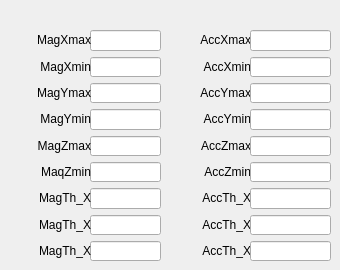
<?xml version="1.0" encoding="UTF-8"?>
<ui version="4.0">
 <class>tiltParams</class>
 <widget class="QWidget" name="tiltParams">
  <property name="geometry">
   <rect>
    <x>0</x>
    <y>0</y>
    <width>340</width>
    <height>270</height>
   </rect>
  </property>
  <property name="font">
   <font>
    <pointsize>9</pointsize>
    <kerning>true</kerning>
   </font>
  </property>
  <property name="windowTitle">
   <string>Form</string>
  </property>
  <widget class="QWidget" name="layoutWidget">
   <property name="geometry">
    <rect>
     <x>90</x>
     <y>30</y>
     <width>71</width>
     <height>231</height>
    </rect>
   </property>
   <layout class="QVBoxLayout" name="verticalLayout">
    <item>
     <widget class="vkILine" name="le_magXmax">
      <property name="alignment">
       <set>Qt::AlignCenter</set>
      </property>
     </widget>
    </item>
    <item>
     <widget class="vkILine" name="le_magXmin">
      <property name="alignment">
       <set>Qt::AlignCenter</set>
      </property>
     </widget>
    </item>
    <item>
     <widget class="vkILine" name="le_magYmax">
      <property name="alignment">
       <set>Qt::AlignCenter</set>
      </property>
     </widget>
    </item>
    <item>
     <widget class="vkILine" name="le_magYmin">
      <property name="alignment">
       <set>Qt::AlignCenter</set>
      </property>
     </widget>
    </item>
    <item>
     <widget class="vkILine" name="le_magZmax">
      <property name="alignment">
       <set>Qt::AlignCenter</set>
      </property>
     </widget>
    </item>
    <item>
     <widget class="vkILine" name="le_magZmin">
      <property name="alignment">
       <set>Qt::AlignCenter</set>
      </property>
     </widget>
    </item>
    <item>
     <widget class="vkILine" name="le_magThetaX">
      <property name="alignment">
       <set>Qt::AlignCenter</set>
      </property>
     </widget>
    </item>
    <item>
     <widget class="vkILine" name="le_magThetaY">
      <property name="alignment">
       <set>Qt::AlignCenter</set>
      </property>
     </widget>
    </item>
    <item>
     <widget class="vkILine" name="le_magThetaZ">
      <property name="alignment">
       <set>Qt::AlignCenter</set>
      </property>
     </widget>
    </item>
   </layout>
  </widget>
  <widget class="QWidget" name="layoutWidget">
   <property name="geometry">
    <rect>
     <x>0</x>
     <y>30</y>
     <width>91</width>
     <height>231</height>
    </rect>
   </property>
   <layout class="QVBoxLayout" name="verticalLayout_lb1">
    <item>
     <widget class="QLabel" name="lb_magXmax">
      <property name="font">
       <font>
        <pointsize>9</pointsize>
       </font>
      </property>
      <property name="text">
       <string>MagXmax</string>
      </property>
      <property name="alignment">
       <set>Qt::AlignRight|Qt::AlignTrailing|Qt::AlignVCenter</set>
      </property>
     </widget>
    </item>
    <item>
     <widget class="QLabel" name="lb_magXmin">
      <property name="font">
       <font>
        <pointsize>9</pointsize>
       </font>
      </property>
      <property name="text">
       <string>MagXmin</string>
      </property>
      <property name="alignment">
       <set>Qt::AlignRight|Qt::AlignTrailing|Qt::AlignVCenter</set>
      </property>
     </widget>
    </item>
    <item>
     <widget class="QLabel" name="lb_power">
      <property name="font">
       <font>
        <pointsize>9</pointsize>
       </font>
      </property>
      <property name="text">
       <string>MagYmax</string>
      </property>
      <property name="alignment">
       <set>Qt::AlignRight|Qt::AlignTrailing|Qt::AlignVCenter</set>
      </property>
     </widget>
    </item>
    <item>
     <widget class="QLabel" name="lb_sensitivity">
      <property name="font">
       <font>
        <pointsize>9</pointsize>
       </font>
      </property>
      <property name="text">
       <string>MagYmin</string>
      </property>
      <property name="alignment">
       <set>Qt::AlignRight|Qt::AlignTrailing|Qt::AlignVCenter</set>
      </property>
     </widget>
    </item>
    <item>
     <widget class="QLabel" name="lb_freq_2">
      <property name="font">
       <font>
        <pointsize>9</pointsize>
       </font>
      </property>
      <property name="text">
       <string>MagZmax</string>
      </property>
      <property name="alignment">
       <set>Qt::AlignRight|Qt::AlignTrailing|Qt::AlignVCenter</set>
      </property>
     </widget>
    </item>
    <item>
     <widget class="QLabel" name="lb_freq_3">
      <property name="font">
       <font>
        <pointsize>9</pointsize>
       </font>
      </property>
      <property name="text">
       <string>MaqZmin</string>
      </property>
      <property name="alignment">
       <set>Qt::AlignRight|Qt::AlignTrailing|Qt::AlignVCenter</set>
      </property>
     </widget>
    </item>
    <item>
     <widget class="QLabel" name="lb_freq_4">
      <property name="font">
       <font>
        <pointsize>9</pointsize>
       </font>
      </property>
      <property name="text">
       <string>MagTh_X</string>
      </property>
      <property name="alignment">
       <set>Qt::AlignRight|Qt::AlignTrailing|Qt::AlignVCenter</set>
      </property>
     </widget>
    </item>
    <item>
     <widget class="QLabel" name="lb_freq_5">
      <property name="font">
       <font>
        <pointsize>9</pointsize>
       </font>
      </property>
      <property name="text">
       <string>MagTh_X</string>
      </property>
      <property name="alignment">
       <set>Qt::AlignRight|Qt::AlignTrailing|Qt::AlignVCenter</set>
      </property>
     </widget>
    </item>
    <item>
     <widget class="QLabel" name="lb_freq_6">
      <property name="font">
       <font>
        <pointsize>9</pointsize>
       </font>
      </property>
      <property name="text">
       <string>MagTh_X</string>
      </property>
      <property name="alignment">
       <set>Qt::AlignRight|Qt::AlignTrailing|Qt::AlignVCenter</set>
      </property>
     </widget>
    </item>
   </layout>
  </widget>
  <widget class="QWidget" name="layoutWidget_2">
   <property name="geometry">
    <rect>
     <x>160</x>
     <y>30</y>
     <width>91</width>
     <height>231</height>
    </rect>
   </property>
   <layout class="QVBoxLayout" name="verticalLayout_lb1_2">
    <item>
     <widget class="QLabel" name="lb_accXmax">
      <property name="font">
       <font>
        <pointsize>9</pointsize>
       </font>
      </property>
      <property name="text">
       <string>AccXmax</string>
      </property>
      <property name="alignment">
       <set>Qt::AlignRight|Qt::AlignTrailing|Qt::AlignVCenter</set>
      </property>
     </widget>
    </item>
    <item>
     <widget class="QLabel" name="lb_accXmin">
      <property name="font">
       <font>
        <pointsize>9</pointsize>
       </font>
      </property>
      <property name="text">
       <string>AccXmin</string>
      </property>
      <property name="alignment">
       <set>Qt::AlignRight|Qt::AlignTrailing|Qt::AlignVCenter</set>
      </property>
     </widget>
    </item>
    <item>
     <widget class="QLabel" name="lb_power_2">
      <property name="font">
       <font>
        <pointsize>9</pointsize>
       </font>
      </property>
      <property name="text">
       <string>AccYmax</string>
      </property>
      <property name="alignment">
       <set>Qt::AlignRight|Qt::AlignTrailing|Qt::AlignVCenter</set>
      </property>
     </widget>
    </item>
    <item>
     <widget class="QLabel" name="lb_sensitivity_2">
      <property name="font">
       <font>
        <pointsize>9</pointsize>
       </font>
      </property>
      <property name="text">
       <string>AccYmin</string>
      </property>
      <property name="alignment">
       <set>Qt::AlignRight|Qt::AlignTrailing|Qt::AlignVCenter</set>
      </property>
     </widget>
    </item>
    <item>
     <widget class="QLabel" name="lb_freq_7">
      <property name="font">
       <font>
        <pointsize>9</pointsize>
       </font>
      </property>
      <property name="text">
       <string>AccZmax</string>
      </property>
      <property name="alignment">
       <set>Qt::AlignRight|Qt::AlignTrailing|Qt::AlignVCenter</set>
      </property>
     </widget>
    </item>
    <item>
     <widget class="QLabel" name="lb_freq_8">
      <property name="font">
       <font>
        <pointsize>9</pointsize>
       </font>
      </property>
      <property name="text">
       <string>AccZmin</string>
      </property>
      <property name="alignment">
       <set>Qt::AlignRight|Qt::AlignTrailing|Qt::AlignVCenter</set>
      </property>
     </widget>
    </item>
    <item>
     <widget class="QLabel" name="lb_freq_9">
      <property name="font">
       <font>
        <pointsize>9</pointsize>
       </font>
      </property>
      <property name="text">
       <string>AccTh_X</string>
      </property>
      <property name="alignment">
       <set>Qt::AlignRight|Qt::AlignTrailing|Qt::AlignVCenter</set>
      </property>
     </widget>
    </item>
    <item>
     <widget class="QLabel" name="lb_freq_10">
      <property name="font">
       <font>
        <pointsize>9</pointsize>
       </font>
      </property>
      <property name="text">
       <string>AccTh_X</string>
      </property>
      <property name="alignment">
       <set>Qt::AlignRight|Qt::AlignTrailing|Qt::AlignVCenter</set>
      </property>
     </widget>
    </item>
    <item>
     <widget class="QLabel" name="lb_freq_11">
      <property name="font">
       <font>
        <pointsize>9</pointsize>
       </font>
      </property>
      <property name="text">
       <string>AccTh_X</string>
      </property>
      <property name="alignment">
       <set>Qt::AlignRight|Qt::AlignTrailing|Qt::AlignVCenter</set>
      </property>
     </widget>
    </item>
   </layout>
  </widget>
  <widget class="QWidget" name="layoutWidget_3">
   <property name="geometry">
    <rect>
     <x>250</x>
     <y>30</y>
     <width>81</width>
     <height>231</height>
    </rect>
   </property>
   <layout class="QVBoxLayout" name="verticalLayout_2">
    <item>
     <widget class="vkILine" name="le_accXmax">
      <property name="alignment">
       <set>Qt::AlignCenter</set>
      </property>
     </widget>
    </item>
    <item>
     <widget class="vkILine" name="le_accXmin">
      <property name="alignment">
       <set>Qt::AlignCenter</set>
      </property>
     </widget>
    </item>
    <item>
     <widget class="vkILine" name="le_accYmax">
      <property name="alignment">
       <set>Qt::AlignCenter</set>
      </property>
     </widget>
    </item>
    <item>
     <widget class="vkILine" name="le_accYmin">
      <property name="alignment">
       <set>Qt::AlignCenter</set>
      </property>
     </widget>
    </item>
    <item>
     <widget class="vkILine" name="le_accZmax">
      <property name="alignment">
       <set>Qt::AlignCenter</set>
      </property>
     </widget>
    </item>
    <item>
     <widget class="vkILine" name="le_accZmin">
      <property name="alignment">
       <set>Qt::AlignCenter</set>
      </property>
     </widget>
    </item>
    <item>
     <widget class="vkILine" name="le_accThetaX">
      <property name="alignment">
       <set>Qt::AlignCenter</set>
      </property>
     </widget>
    </item>
    <item>
     <widget class="vkILine" name="le_accThetaY">
      <property name="alignment">
       <set>Qt::AlignCenter</set>
      </property>
     </widget>
    </item>
    <item>
     <widget class="vkILine" name="le_accThetaZ">
      <property name="alignment">
       <set>Qt::AlignCenter</set>
      </property>
     </widget>
    </item>
   </layout>
  </widget>
 </widget>
 <customwidgets>
  <customwidget>
   <class>vkILine</class>
   <extends>QLineEdit</extends>
   <header>vkiline.h</header>
  </customwidget>
 </customwidgets>
 <resources/>
 <connections/>
</ui>
